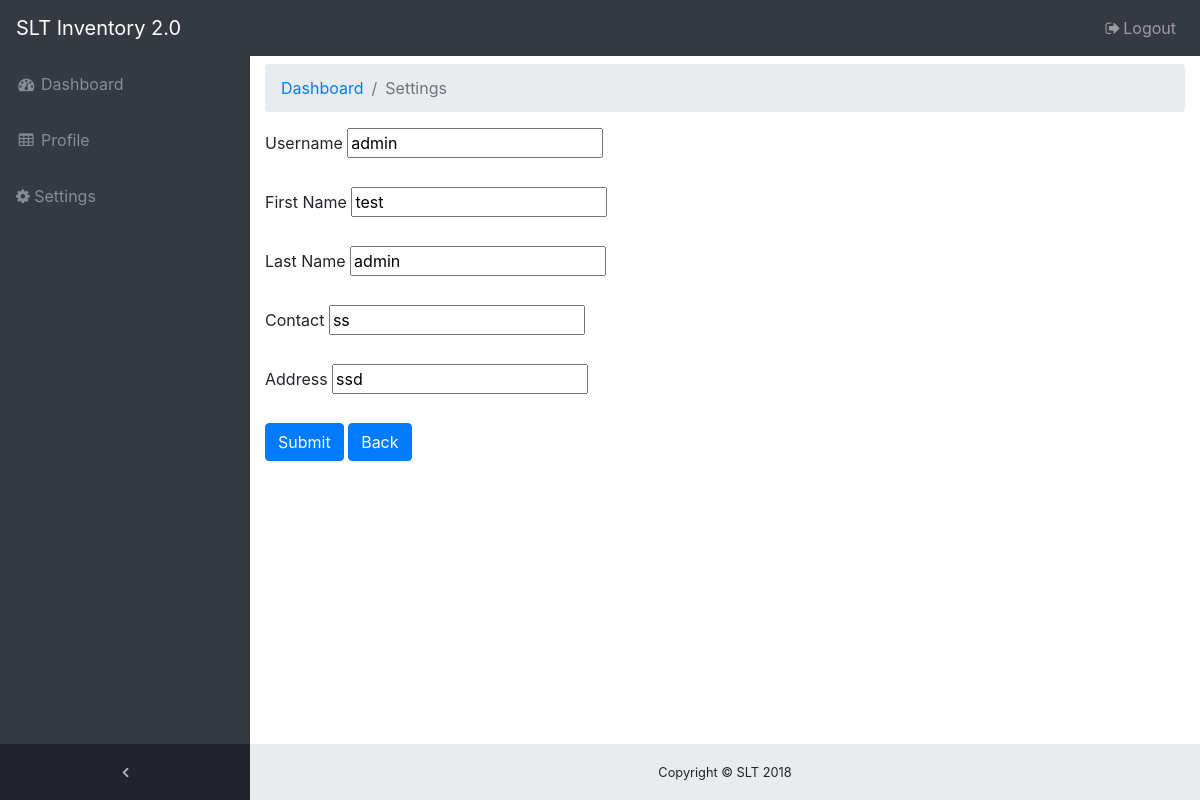
The page /admin/setting.php (signed in) on the database its author committed.
### tables this page shows
CREATE TABLE `users` (
  `id` int(11) NOT NULL,
  `username` varchar(255) NOT NULL,
  `password` varchar(255) NOT NULL,
  `first_name` varchar(255) NOT NULL,
  `last_name` varchar(255) NOT NULL,
  `contact` varchar(255) NOT NULL,
  `address` varchar(255) NOT NULL,
  `salt` text NOT NULL,
  `active` int(11) NOT NULL DEFAULT '0'
);

### admin/core/users.php (called while the page is built, shortened)
<?php
function getUserDataByUserId($id) {
	global $connect;
	$sql = "SELECT * FROM users WHERE id = $id";
	$query = $connect->query($sql);
	$result = $query->fetch_assoc();
	return $result;
}

### admin/setting.php (the view, shortened to what this page needs)
<?php require_once 'core/init.php';
$userdata = getUserDataByUserId($_SESSION['id']);
?>
<!DOCTYPE html>
<html>
<head>
	<link href="vendor/bootstrap/css/bootstrap.min.css" rel="stylesheet">
  	<link href="vendor/font-awesome/css/font-awesome.min.css" rel="stylesheet" type="text/css">
  	<link href="vendor/datatables/dataTables.bootstrap4.css" rel="stylesheet">
  	<link href="css/sb-admin.css" rel="stylesheet">
</head>
<body>
<nav class="navbar navbar-expand-lg navbar-dark bg-dark fixed-top" id="mainNav">
<a class="navbar-brand" href="login.php">SLT Inventory 2.0</a>
<div class="collapse navbar-collapse" id="navbarResponsive">
  <ul class="navbar-nav navbar-sidenav" id="exampleAccordion">
	<li class="nav-item" data-toggle="tooltip" data-placement="right" title="Dashboard">
	  <a class="nav-link" href="dashboard.php">
		<i class="fa fa-fw fa-dashboard"></i>
		<span class="nav-link-text">Dashboard</span>
	  </a>
	</li>
	<li class="nav-item" data-toggle="tooltip" data-placement="right" title="Tables">
	  <a class="nav-link" href="profile.php">
		<i class="fa fa-fw fa-table"></i>
		<span class="nav-link-text">Profile</span>
	  </a>
	</li>
	<li class="nav-item" data-toggle="tooltip" data-placement="right" title="Tables">
	  <a class="nav-link" href="setting.php">
		<i class="fa fa-gear"></i>
		<span class="nav-link-text">Settings</span>
	  </a>
	</li>
  </ul>
  <ul class="navbar-nav sidenav-toggler">
	<li class="nav-item">
	  <a class="nav-link text-center" id="sidenavToggler">
		<i class="fa fa-fw fa-angle-left"></i>
	  </a>
	</li>
  </ul>
  <ul class="navbar-nav ml-auto">
	<li class="nav-item">
	  <a class="nav-link" data-toggle="modal" data-target="#exampleModal">
		<i class="fa fa-fw fa-sign-out" href="login.php"></i>Logout</a>
	</li>
  </ul>
</div>
</nav>
<br/>
<br/>
<div class="content-wrapper">
<div class="container-fluid">
  <ol class="breadcrumb">
	<li class="breadcrumb-item">
	  <a href="dashboard.php">Dashboard</a>
	</li>
	<li class="breadcrumb-item active" href="profile.php">Settings</li>
  </ol>
<form action="<?php $_SERVER['PHP_SELF'] ?>" method="POST">
	<div>
		<label for="username">Username</label>
		<input type="text" name="username" id="username" placeholder="Username" value="<?php if($_POST) {
			echo $_POST['username'];
			} else {
			 	echo $userdata['username'];
			 	} ?>">
	</div>
	<br />
	<div>
		<label for="fname">First Name</label>
		<input type="text" name="fname" id="fname" placeholder="Fisrt Name" value="<?php if($_POST) {
			echo $_POST['fname'];
			} else {
				echo $userdata['first_name'];
				} ?>">
	</div>
	<br />
	<div>
		<label for="lname">Last Name</label>
		<input type="text" name="lname" id="lname" placeholder="Last Name" value="<?php if($_POST) {
			echo $_POST['lname'];
			} else {
				echo $userdata['last_name'];
				} ?>">
	</div>
	<br />
	<div>
		<label for="contact">Contact</label>
		<input type="text" name="contact" id="contact" placeholder="Contact" value="<?php if($_POST) {
			echo $_POST['contact'];
			} else {
				echo $userdata['contact'];
				}  ?>">
	</div>
	<br />
	<div>
		<label for="address">Address</label>
		<input type="text" name="address" id="address" placeholder="Address" value="<?php if($_POST) {
			echo $_POST['address'];
			} else {
				echo $userdata['address'];
				} ?>">
	</div>
	<br />
</form>
<div>
		<button class="btn btn-primary" type="submit">Submit</button>
		<a href="dashboard.php"><button class="btn btn-primary" type="button">Back</button></a>
</div>
<footer class="sticky-footer">
<div class="container">
	<div class="text-center">
		<small>Copyright © SLT 2018</small>
	</div>
</div>
</footer>
  </div>
</div>
</body>
</html>

### admin/css/sb-admin.css (style rules this page uses)
html { position: relative; min-height: 100%; }
body { overflow-x: hidden; }
.content-wrapper { min-height: calc(100vh - 56px); padding-top: 1rem; }
#mainNav .navbar-collapse { overflow: auto; max-height: 75vh; }
#mainNav .navbar-collapse .navbar-nav .nav-item .nav-link { cursor: pointer; }
#mainNav .navbar-collapse .sidenav-toggler { display: none; }
@media (min-width: 992px) { #mainNav .navbar-brand { width: 250px; } }
@media (min-width: 992px) { #mainNav .navbar-collapse { overflow: visible; max-height: none; } }
@media (min-width: 992px) { #mainNav .navbar-collapse .navbar-sidenav { position: absolute; top: 0; left: 0; -webkit-flex-direction: column; -ms-flex-direction: column; flex-direction: column; margin-top: 56px; } }
@media (min-width: 992px) { #mainNav .navbar-collapse .navbar-sidenav > .nav-item { width: 250px; padding: 0; } }
@media (min-width: 992px) { #mainNav .navbar-collapse .navbar-sidenav > .nav-item > .nav-link { padding: 1em; } }
#mainNav.fixed-top .sidenav-toggler { display: none; }
@media (min-width: 992px) { #mainNav.fixed-top .navbar-sidenav { height: calc(100vh - 112px); } }
@media (min-width: 992px) { #mainNav.fixed-top .sidenav-toggler { position: absolute; top: 0; left: 0; display: flex; -webkit-flex-direction: column; -ms-flex-direction: column; flex-direction: column; margin-top: calc(100vh - 56px); } }
@media (min-width: 992px) { #mainNav.fixed-top .sidenav-toggler > .nav-item { width: 250px; padding: 0; } }
@media (min-width: 992px) { #mainNav.fixed-top .sidenav-toggler > .nav-item > .nav-link { padding: 1em; } }
#mainNav.fixed-top.navbar-dark .sidenav-toggler { background-color: #212529; }
#mainNav.fixed-top.navbar-dark .sidenav-toggler a i { color: #adb5bd; }
.content-wrapper { overflow-x: hidden; background: white; }
@media (min-width: 992px) { .content-wrapper { margin-left: 250px; } }
#sidenavToggler i { font-weight: 800; }
#mainNav.navbar-dark .navbar-collapse .navbar-sidenav > .nav-item > .nav-link { color: #868e96; }
@media (min-width: 992px) { #mainNav.navbar-dark .navbar-collapse .navbar-sidenav { background: #343a40; } }
footer.sticky-footer { position: absolute; right: 0; bottom: 0; width: 100%; height: 56px; background-color: #e9ecef; line-height: 55px; }
@media (min-width: 992px) { footer.sticky-footer { width: calc(100% - 250px); } }

### rows shown on the page
users: username "admin", fname "test", lname "admin", contact "ss", address "ssd"
